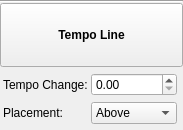
<?xml version="1.0" encoding="UTF-8"?>
<ui version="4.0">
 <class>InspectorTempoLine</class>
 <widget class="QWidget" name="InspectorTempoLine">
  <property name="geometry">
   <rect>
    <x>0</x>
    <y>0</y>
    <width>183</width>
    <height>130</height>
   </rect>
  </property>
  <property name="accessibleName">
   <string>Tempo Line Inspector</string>
  </property>
  <layout class="QVBoxLayout" name="verticalLayout">
   <property name="spacing">
    <number>0</number>
   </property>
   <property name="leftMargin">
    <number>0</number>
   </property>
   <property name="topMargin">
    <number>0</number>
   </property>
   <property name="rightMargin">
    <number>0</number>
   </property>
   <property name="bottomMargin">
    <number>0</number>
   </property>
   <item>
    <widget class="QFrame" name="frame">
     <property name="frameShape">
      <enum>QFrame::HLine</enum>
     </property>
     <property name="frameShadow">
      <enum>QFrame::Sunken</enum>
     </property>
    </widget>
   </item>
   <item>
    <widget class="QToolButton" name="title">
     <property name="sizePolicy">
      <sizepolicy hsizetype="Preferred" vsizetype="Preferred">
       <horstretch>0</horstretch>
       <verstretch>0</verstretch>
      </sizepolicy>
     </property>
     <property name="font">
      <font>
       <weight>75</weight>
       <bold>true</bold>
      </font>
     </property>
     <property name="text">
      <string>Tempo Line</string>
     </property>
    </widget>
   </item>
   <item>
    <widget class="QWidget" name="panel" native="true">
     <layout class="QGridLayout" name="gridLayout">
      <property name="leftMargin">
       <number>3</number>
      </property>
      <property name="topMargin">
       <number>3</number>
      </property>
      <property name="rightMargin">
       <number>3</number>
      </property>
      <property name="bottomMargin">
       <number>3</number>
      </property>
      <property name="spacing">
       <number>3</number>
      </property>
      <item row="1" column="0">
       <widget class="QLabel" name="label_22">
        <property name="text">
         <string>Placement:</string>
        </property>
        <property name="alignment">
         <set>Qt::AlignLeading|Qt::AlignLeft|Qt::AlignVCenter</set>
        </property>
        <property name="buddy">
         <cstring>placement</cstring>
        </property>
       </widget>
      </item>
      <item row="0" column="1">
       <widget class="QDoubleSpinBox" name="tempoChange"/>
      </item>
      <item row="0" column="0">
       <widget class="QLabel" name="label">
        <property name="text">
         <string>Tempo Change:</string>
        </property>
       </widget>
      </item>
      <item row="1" column="1">
       <widget class="QComboBox" name="placement">
        <property name="sizePolicy">
         <sizepolicy hsizetype="Expanding" vsizetype="Fixed">
          <horstretch>0</horstretch>
          <verstretch>0</verstretch>
         </sizepolicy>
        </property>
        <property name="accessibleName">
         <string>Placement</string>
        </property>
        <item>
         <property name="text">
          <string>Above</string>
         </property>
        </item>
        <item>
         <property name="text">
          <string>Below</string>
         </property>
        </item>
       </widget>
      </item>
      <item row="1" column="2">
       <widget class="Ms::ResetButton" name="resetPlacement" native="true">
        <property name="sizePolicy">
         <sizepolicy hsizetype="Fixed" vsizetype="Preferred">
          <horstretch>0</horstretch>
          <verstretch>0</verstretch>
         </sizepolicy>
        </property>
        <property name="accessibleName">
         <string>Reset 'Placement' value</string>
        </property>
       </widget>
      </item>
      <item row="0" column="2">
       <widget class="Ms::ResetButton" name="resetTempoChange" native="true">
        <property name="sizePolicy">
         <sizepolicy hsizetype="Fixed" vsizetype="Preferred">
          <horstretch>0</horstretch>
          <verstretch>0</verstretch>
         </sizepolicy>
        </property>
        <property name="accessibleName">
         <string>Reset 'Tempo Change' value</string>
        </property>
       </widget>
      </item>
     </layout>
    </widget>
   </item>
  </layout>
 </widget>
 <customwidgets>
  <customwidget>
   <class>Ms::ResetButton</class>
   <extends>QWidget</extends>
   <header>inspector/resetButton.h</header>
   <container>1</container>
  </customwidget>
 </customwidgets>
 <tabstops>
  <tabstop>title</tabstop>
  <tabstop>placement</tabstop>
 </tabstops>
 <resources/>
 <connections/>
</ui>
